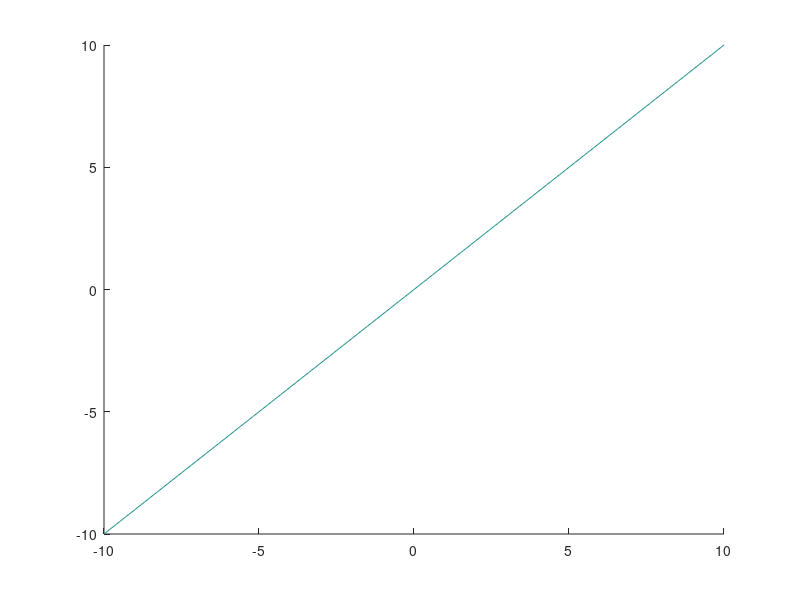

Here is the MATLAB script that generated this plot: (Note: this script raises an error after producing the figure.)
close all
clear all

%% Problem 3 Part 2
a = 1;
b = 0.5;
c = 3;
d = 4;

x1 = -10:0.1:10;
x2 = -10:0.1:10;
[X1, X2] = meshgrid(x1,x2);

f1 = -a.*X1 + X2;
f2 = ((c.*(X1.^2))./(X1.^2 + d)) - b.*X2;
figure;
[c1 c2] = contour(X1,X2,f1,[0 0], 'Color', 'b');
% c2.levels
hold on
[c3 c4] = contour(X1,X2,f2,[0 0], 'Color', 'r');
legend('f1', 'f2');
title('Contour Plot of using xguess = [3.5;3.7]');
hold on
% 
% J11 = -1;
% J21 = 1;
% J12 = 3*(-x_1.^2 + 4)./(x_1^.2 + 4).^2;
% J22 = -0.5;
% 
% J = [J11 J21;
%     J12 J22];
% figure;
x0 = [3.5;3.7];

xplotint = plot(3.5,3.7,'.','MarkerSize',20);
x_k = x0;
xt = x0;

hold on
for i=1:1:5
    fk = [-x_k(1) + x_k(2); 3*x_k(1)^2/(x_k(1)^2+4) - 3*x_k(2)];

    J11 = -1;
    J12 = 1;
    J21a = (24 * x_k(1));
    J21b = ((x_k(1)^2) + 4)^2;
    J21 = J21a / J21b;
    J22 = -0.5;
    J = [J11 J12; 
        J21 J22];
    
    x_k = x_k - J\fk; 
    x_k = x_k/1.0e+03; %my values are very very high, used this to decrease 
    xt = [xt x_k];
    xplot_k = plot(x_k(1), x_k(2), '.', 'MarkerSize',20);
end

lengdv =  ['f1'; 'f2'; 'x0'; 'x1'; 'x2'; 'x3'; 'x4'; 'x5'; 'x6'];
legend(lengdv)




%I also tried to do the example problem from the overview file
%Regardless if I did it by hand or use the same method as above,
%I could not get the correct answers at all
%I saw no convergence, and my values were huge
% xk = [3;1]
% for i=1:1:5
%     fk = [2*(xk(1) - xk(1)*xk(2) + xk(2)^2)-4;  2*(xk(1) + xk(1)*xk(2) + xk(2)^2)-4];
% 
%     J11 = 4*xk(1)+2*(xk(2));
%     J12 = 2*xk(1) + 4*(xk(2));
%     J21 = 4*xk(1)-2*(xk(2));
%     J22 = -2*xk(1) + 4*xk(2);
%     J = [J11 J12; 
%         J21 J22];
%     
%     xk = xk(1) - inv(J) * fk
% 
%    
% end


%% Part 3

a = 1;
b = 0.5;
c = 3;
d = 4;

x1 = -10:0.1:10;
x2 = -10:0.1:10;
[X1, X2] = meshgrid(x1,x2);

f1 = -a.*X1 + X2;
f2 = ((c.*(X1.^2))./(X1.^2 + d)) - b.*X2;
figure;
[c1 c2] = contour(X1,X2,f1,[0 0], 'Color', 'b');
% c2.levels
hold on
[c3 c4] = contour(X1,X2,f2,[0 0], 'Color', 'r');
legend('f1', 'f2');
title('Contour Plot using xguess = [1;7]');
hold on

x0 = [1;7];

xplotint = plot(1,7,'.','MarkerSize',20);
x_k = x0;


hold on
n=0;
err = 1;
xt2 = x0;
while err>1e-4
    fk = [-x_k(1) + x_k(2); 3*x_k(1)^2/(x_k(1)^2+4) - 3*x_k(2)];
    err=abs(fk(1))+abs(fk(2));
    J11 = -1;
    J12 = 1;
    J21a = (24 * x_k(1));
    J21b = ((x_k(1)^2) + 4)^2;
    J21 = J21a / J21b;
    J22 = -0.5;
    J = [J11 J12; 
        J21 J22];
    
    x_k = x_k - J\fk; 
    x_k = x_k/1.0e+03;
    xt2 = [xt2 x_k];
    n = n+1;
    xplot_k = plot(x_k(1), x_k(2), '.', 'MarkerSize',20);
end
lengdv =  ['f1'; 'f2'; 'x0'; 'x1'; 'x2'; 'x3'; 'x4'; 'x5'; 'x6'];
legend(lengdv)


%% Echoing and Returning Results
diary vjprob3.txt
echo on
disp('Part 2')
disp('Iteration using guess [3.5;3.7]');
xt
disp('Considering we are using tangents, we should expect the behavior for the first guess to be far and as the overall tangent "size" decreases, the answer iterate closer to true values.');

disp('Part 3')
disp('Iteration using guess [1;7]')
xt2

echo off
